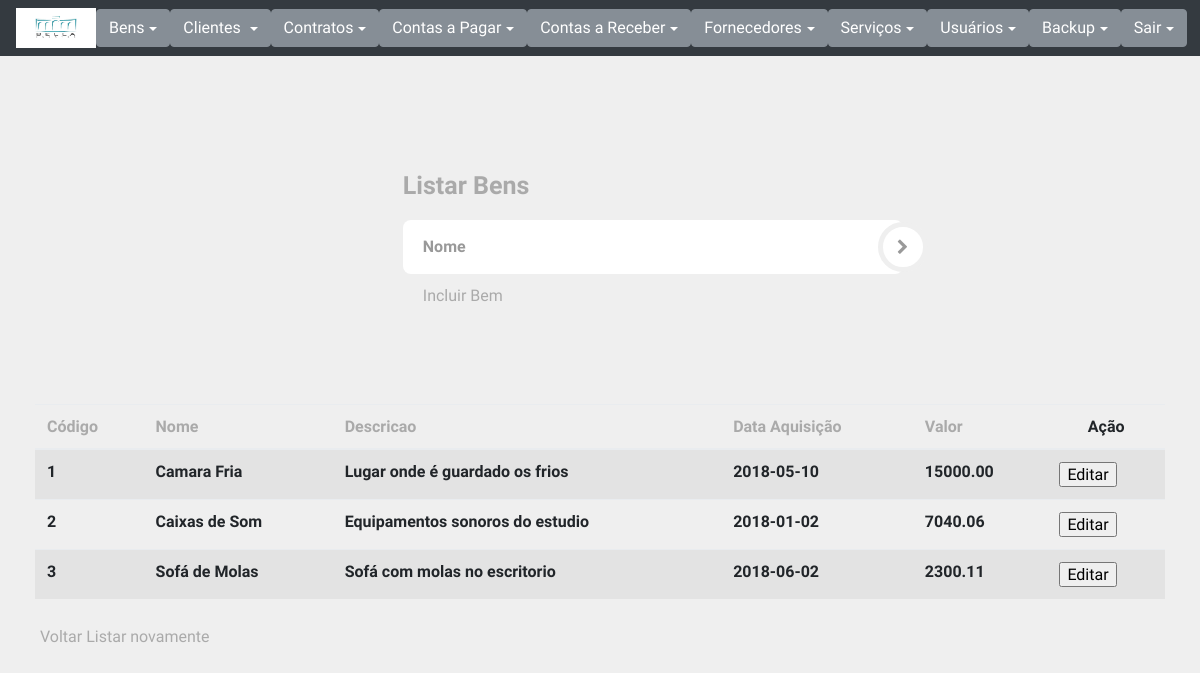
Page /listarBem.php (signed in) on the committed database.
### tables this page shows
CREATE TABLE `bem` (
  `id` int(11) NOT NULL AUTO_INCREMENT,
  `nome` varchar(50) NOT NULL,
  `descricao` varchar(80) NOT NULL,
  `dtaquisicao` date NOT NULL,
  `valor` double(10,2) NOT NULL,
  PRIMARY KEY (`id`)
);

### listarBem.php (the view, shortened to what this page needs)
<?php
require "connect.php";
if (isset($_GET['ordem'])) {
    $ordem=" ORDER BY " . $_GET['ordem'];
}else {
    $ordem="";
}
if (isset($_GET['nome'])) {
   setcookie('aux',$_GET['nome'], time() + 30);
}else{
$pnome="";
}
if (isset($_COOKIE['aux'])){
    if (empty($_COOKIE['aux'])){
        $pnome="";
    }else {
        $pnome="&nome=" . $_COOKIE['aux'];
}
}else {
    $pnome="";
}
require "modelo.php";
?>
    <div style="margin-left:33%;padding:70px 0">
        <div class="logo">Listar Bens</div>
        <div class="login-form-1">
            <form id="login-form" class="text-left" action="listarBem.php" method="get">
                <div style="width:500px" class="main-login-form">
                    <div class="login-group">
                        <div class="form-group">
                            <input type="text" class="form-control" id="nome" name="nome" placeholder="Nome">
                        </div>
                    </div>
                    <button type="submit" class="login-button"><i class="fa fa-chevron-right"></i></button>
                </div>
                <div class="etc-login-form">
                       <a href='frmBem.php'>Incluir Bem</a>
                </div>
            </form>
        </div>
    </div>
    <div class='table-responsive col-md-12'>
        <table class='table table-striped'>
            <thead>
                <tr>
                <?php
                    echo "<th><a href='listarBem.php?ordem=id{$pnome}'>Código</a></th>";
                    echo "<th><a href='listarBem.php?ordem=nome{$pnome}'>Nome</a></th>";
					echo "<th><a href='listarBem.php?ordem=descricao{$pnome}'>Descricao</a></th>";
					echo "<th><a href='listarBem.php?ordem=dtaquisicao{$pnome}'>Data Aquisição</a></th>";
					echo "<th><a href='listarBem.php?ordem=Valor{$pnome}'>Valor </a></th>";
					echo "<th class='actions text-center'>Ação</th>";
                    ?>
                </tr>
            </thead>
    </div>
	<tbody>
            <?php
if(!empty($_GET['nome'])){
        $nome = "%" . $_GET['nome'] . "%";
        $sql= "SELECT * FROM bem WHERE upper(nome) LIKE upper(:nome)" . $ordem;
        $resultado = $con->prepare($sql);
        $resultado->bindParam(':nome', $nome, PDO::PARAM_STR);
        $resultado->execute();
    }else{
                $sql= "select * from bem " . $ordem;
                $resultado = $con->prepare($sql);
                $resultado->execute();
                }
            while ($row = $resultado->fetchObject()) {
                $id=$row->id;
                echo "<tr>";
                echo "<td><b>{$row->id}</b></td>";
                echo "<td><b>{$row->nome}</b></td>";
				echo "<td><b>{$row->descricao}</b></td>";
				echo "<td><b>{$row->dtaquisicao}</b></td>";
				echo "<td><b>{$row->valor}</b></td>";
                echo "<td><a href='alteraBem.php?id=$id'>
                       <input type='button' name='insert' value='Editar' />
                       </a></td>";
                echo "</tr>";
                    }
            ?>
    </tbody>
    <div class="etc-login-form">
        <a href="index.php">Voltar</a>
		<a href="listarBem.php?apaga=1">Listar novamente</a>
    </div>
</body>
</html>

### css/style.css (style rules this page uses)
html, body { background: #efefef; padding: 10px; font-family: 'Varela Round'; }
a { color: #aaaaaa; transition: all ease-in-out 200ms; }
.etc-login-form { color: #919191; padding: 10px 20px; }
.login-form-1 { max-width: 300px; border-radius: 5px; display: inline-block; }
.main-login-form { position: relative; }
.login-form-1 .form-control { border: 0; box-shadow: 0 0 0; border-radius: 0; background: transparent; color: #555555; padding: 7px 0; font-weight: bold; height:auto; }
.login-form-1 .form-group { margin-bottom: 0; border-bottom: 2px solid #efefef; padding-right: 20px; position: relative; }
.login-form-1 .form-group:last-child { border-bottom: 0; }
.login-group { background: #ffffff; color: #999999; border-radius: 8px; padding: 10px 20px; }
.login-form-1 .login-button { position: absolute; right: -25px; top: 50%; background: #ffffff; color: #999999; padding: 11px 0; width: 50px; height: 50px; margin-top: -25px; border: 5px solid #efefef; border-radius: 50%; transition: all ease-in-out 500ms; }
.logo { padding: 15px 0; font-size: 25px; color: #aaaaaa; font-weight: bold; }

### css/nav.css (style rules this page uses)
body { min-height: 75rem; padding-top: 4.5rem; }

### rows in the picture
bem: id "1", nome "Camara Fria", descricao "Lugar onde é guardado os frios", dtaquisicao "2018-05-10", valor "15000.00"
bem: id "2", nome "Caixas de Som", descricao "Equipamentos sonoros do estudio", dtaquisicao "2018-01-02", valor "7040.06"
bem: id "3", nome "Sofá de Molas", descricao "Sofá com molas no escritorio", dtaquisicao "2018-06-02", valor "2300.11"
